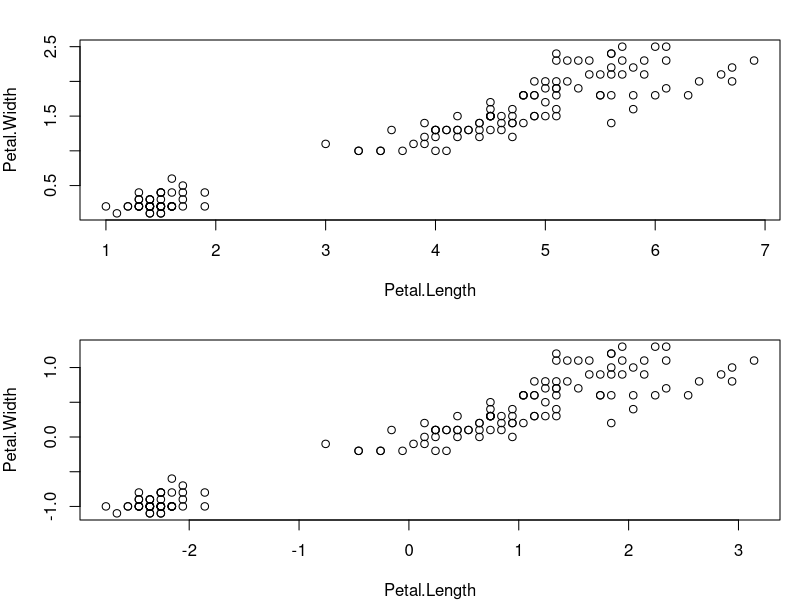
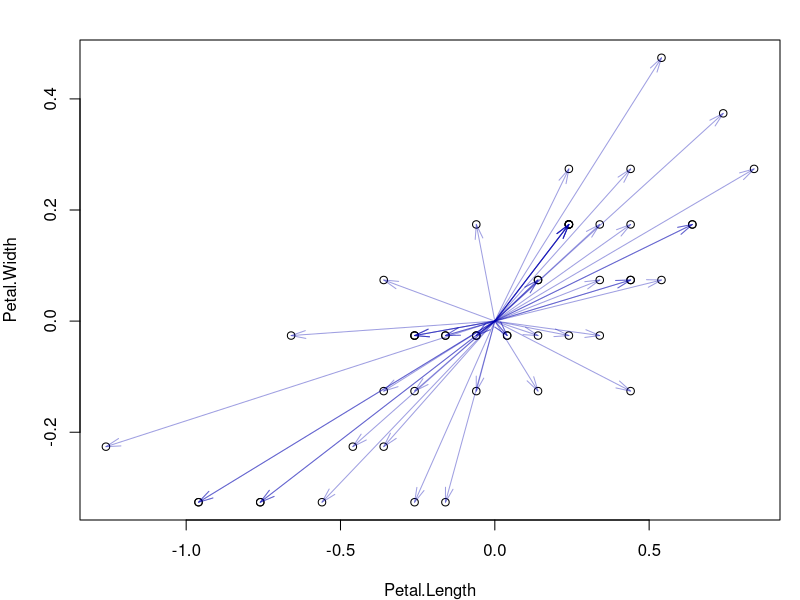

Reproduce these figures in R, in order.
#07/04/26
### EXEMPLO IRIS ###

x <- iris[-5] #matriz de dados
S <- cov(x) # covariancia amostral
rho <- cor(x) # correlacao amostral

z <- scale(x) # x padronizada 
cov(z) # temos q cov(z) = rho
sum(diag(rho))

## Matriz centrada de X:
Xc <- scale(x,center=T,scale=F)
par(mfrow=c(2,1), mar=c(4,4,2,1))
plot(Petal.Width ~ Petal.Length,data=x)
plot(Petal.Width ~ Petal.Length,data=Xc)

t(Xc)%*%Xc/(149) # S

# Seja A uma matriz retangular nxp
# A %*% t(A) é nxn simétrica e positiva definida
# t(A) %*% A é pxp, simétrica e positiva definida

### Matriz V^1/2 amostral
D.meio <-diag(sqrt(diag(S)))
D.meio.inv <- diag(1/diag(D.meio))

#entao:
rho <- D.meio.inv%*%S%*%D.meio.inv #é equivalente a cor(x) ou cov(z)

####

x<- iris[iris$Species=="versicolor",-5]

Xc <- scale(x,scale=F)

par(mfrow=c(1,1))
plot(Petal.Width ~ Petal.Length,data=Xc)
arrows(x0=0,y0=0,x1=Xc[,3],y1=Xc[,4],angle=15,length=0.15,col="#0000B060")
